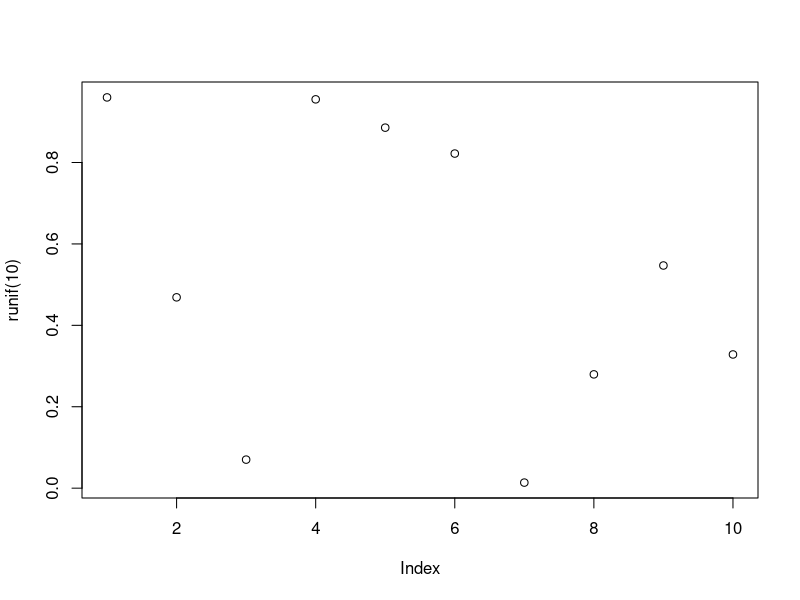

This figure's R source:
## ---- chunk 1
plot(runif(10))
